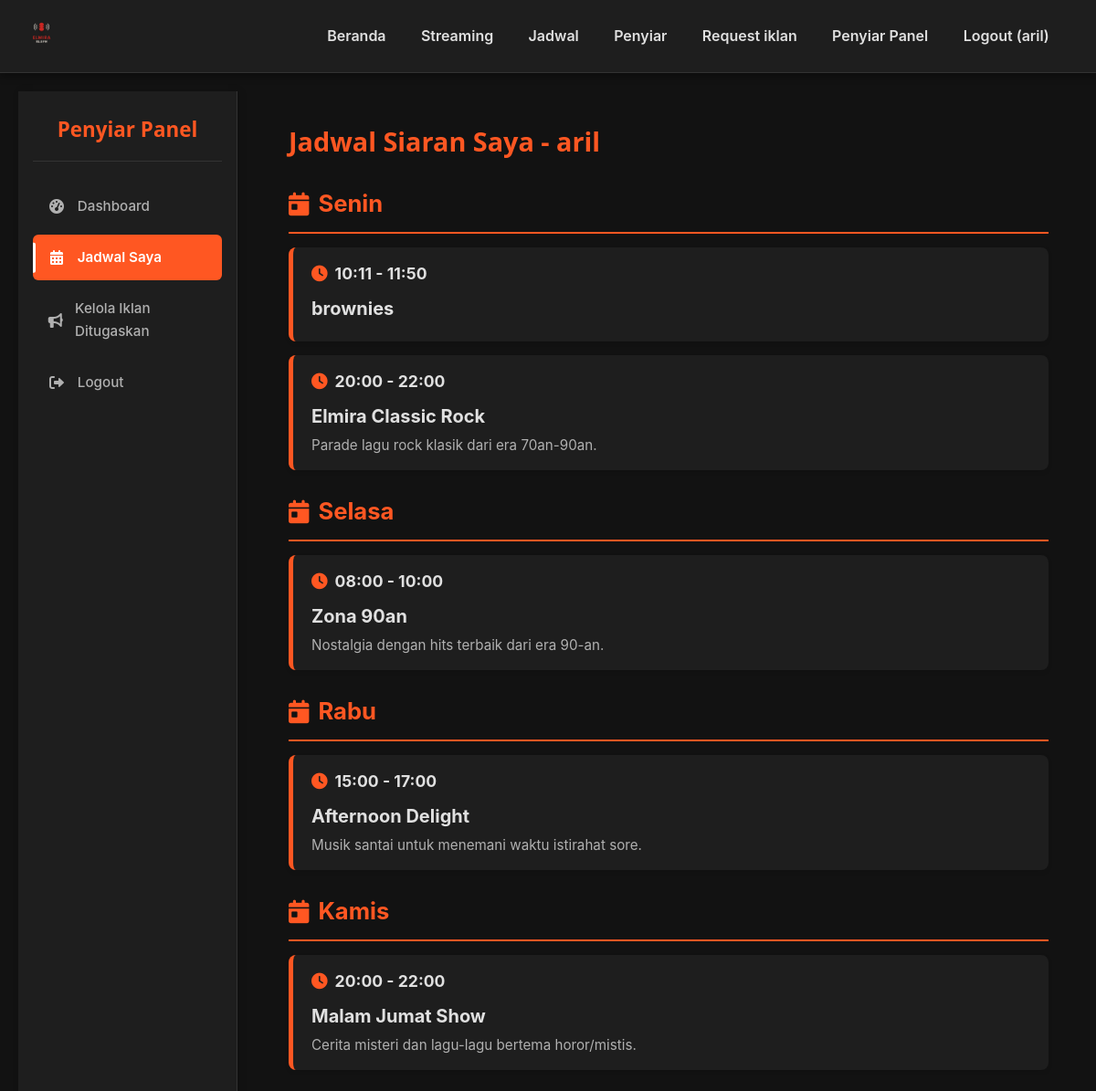
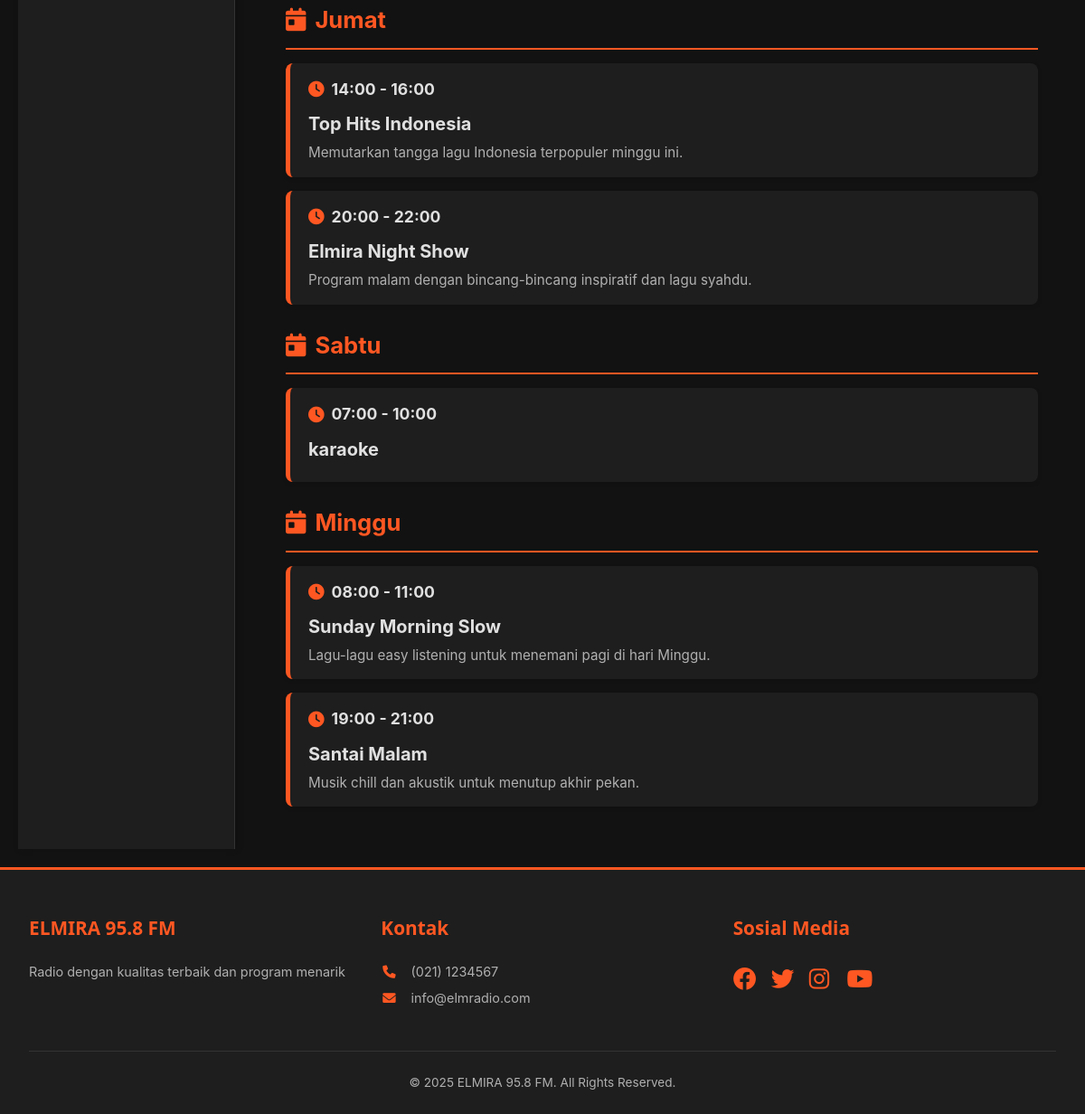
Screenshot of /penyiar/schedule.php (signed in) with the database file from the repository (2 pictures, top to bottom).
### tables this page shows
CREATE TABLE `programs` (
  `id` int(11) NOT NULL,
  `title` varchar(100) NOT NULL,
  `description` text DEFAULT NULL,
  `penyiar_id` int(11) DEFAULT NULL,
  `start_time` time NOT NULL,
  `end_time` time NOT NULL,
  `day_of_week` enum('Monday','Tuesday','Wednesday','Thursday','Friday','Saturday','Sunday') NOT NULL
);

### includes/config.php (called while the page is built, shortened)
<?php
if (!function_exists('getCurrentUsername')) {
    function getCurrentUsername() {
        return $_SESSION['username'] ?? null;
    }
}
?>

### penyiar/schedule.php (the view, shortened to what this page needs)
<?php
require_once '../includes/config.php';
$penyiar_id = getCurrentUserId();
$penyiar_username = getCurrentUsername();
$error_message = '';
$my_schedules = [];
$days_of_week_display_map = [
    'Monday' => 'Senin',
    'Tuesday' => 'Selasa',
    'Wednesday' => 'Rabu',
    'Thursday' => 'Kamis',
    'Friday' => 'Jumat',
    'Saturday' => 'Sabtu',
    'Sunday' => 'Minggu'
];
try {
    $stmt = $pdo->prepare(
        "SELECT * FROM programs
         WHERE penyiar_id = :penyiar_id
         ORDER BY
            FIELD(day_of_week, 'Monday', 'Tuesday', 'Wednesday', 'Thursday', 'Friday', 'Saturday', 'Sunday'),
            start_time ASC"
    );
    $stmt->execute([':penyiar_id' => $penyiar_id]);
    $my_schedules = $stmt->fetchAll();
} catch (PDOException $e) {
    $my_schedules = [];
    $error_message = "Gagal memuat jadwal Anda: " . $e->getMessage();
    error_log("Penyiar Schedule - Load Schedules Error: " . $e->getMessage());
}
include '../includes/header.php';
?>
<div class="penyiar-dashboard">
    <div class="sidebar">
        <h3>Penyiar Panel</h3>
<ul>
            <li><a href="<?php echo BASE_PATH_PREFIX; ?>/penyiar/dashboard.php"><i class="fas fa-tachometer-alt"></i> Dashboard</a></li>
            <li class="active"><a href="<?php echo BASE_PATH_PREFIX; ?>/penyiar/schedule.php"><i class="fas fa-calendar-alt"></i> Jadwal Saya</a></li>
            <li><a href="<?php echo BASE_PATH_PREFIX; ?>/penyiar/manage_ads.php"><i class="fas fa-bullhorn"></i> Kelola Iklan Ditugaskan</a></li>
            <li><a href="<?php echo BASE_PATH_PREFIX; ?>/includes/auth.php?action=logout"><i class="fas fa-sign-out-alt"></i> Logout</a></li>
        </ul>
    </div>
    <div class="main-content">
        <h2>Jadwal Siaran Saya - <?php echo htmlspecialchars($penyiar_username); ?></h2>
        <?php if (empty($my_schedules) && !$error_message): ?>
            <div class="card-bg" style="padding: 20px; border-radius: 8px; text-align: center;">
                <p>Anda belum memiliki jadwal program siaran yang ditetapkan.</p>
            </div>
        <?php elseif (!empty($my_schedules)): ?>
            <div class="schedule-grid-penyiar">
                <?php
                $current_day_group = '';
                foreach ($my_schedules as $program):
                    $display_day = $days_of_week_display_map[$program['day_of_week']] ?? $program['day_of_week'];
                    if ($program['day_of_week'] !== $current_day_group):
                        if ($current_day_group !== ''):
                            echo '</div>';
                        endif;
                        $current_day_group = $program['day_of_week'];
                ?>
                        <h3 class="schedule-day-header-penyiar" id="<?php echo strtolower($current_day_group); ?>">
                            <i class="fas fa-calendar-day"></i> <?php echo $display_day; ?>
                        </h3>
                        <div class="day-schedule-list"> <?php
                    endif;
                ?>
                            <div class="program-card-penyiar">
                                <div class="program-time-penyiar">
                                    <i class="fas fa-clock"></i> <?php echo date('H:i', strtotime($program['start_time'])) . ' - ' . date('H:i', strtotime($program['end_time'])); ?>
                                </div>
                                <div class="program-info-penyiar">
                                    <h4><?php echo htmlspecialchars($program['title']); ?></h4>
                                    <?php if(!empty($program['description'])): ?>
                                        <p class="program-desc-penyiar"><?php echo nl2br(htmlspecialchars($program['description'])); ?></p>
                                    <?php endif; ?>
                                </div>
                            </div>
                <?php
                endforeach;
                if ($current_day_group !== ''):
                    echo '</div>';
                endif;
                ?>
            </div>
        <?php endif;  ?>
    </div>
</div>
<?php include '../includes/footer.php'; ?>

### assets/css/style.css (style rules this page uses)
:root { --primary-color: #FF5722; --secondary-color: #121212; --accent-color-bright: #03DAC6; --accent-color-text: #FFFFFF; --text-color: #E0E0E0; --text-secondary: #B0B0B0; --card-bg: #1E1E1E; --hover-color: #282828; --focus-ring-color: rgba(255, 87, 34, 0.3); --border-color: #333333; --border-color-light: #444444; --hover-color-table: #2a2a2a; --error-color: #CF6679; --success-color: #66BB6A; --warning-color: #ffc107; --info-color: #17a2b8; --info-color-alt: #fd7e14; --cyan-color: #20c997; --blue-color: #007bff; --secondary-dark-color: #6c757d; --font-main: 'Inter', 'Segoe UI', 'Roboto', 'Helvetica Neue', sans-serif; --font-heading: 'Lexend Deca', 'Segoe UI', 'Roboto', sans-serif; --shadow-sm: 0 2px 4px rgba(0, 0, 0, 0.2); --shadow-md: 0 4px 8px rgba(0, 0, 0, 0.3); --shadow-lg: 0 8px 16px rgba(0, 0, 0, 0.4); --box-shadow-light: 0 1px 3px rgba(0,0,0,0.12), 0 1px 2px rgba(0,0,0,0.24); }
* { box-sizing: border-box; margin: 0; padding: 0; }
html { scroll-behavior: smooth; }
body { font-family: var(--font-main); background-color: var(--secondary-color); color: var(--text-color); line-height: 1.6; padding-top: 80px; display: flex; flex-direction: column; min-height: 100vh; }
.admin-dashboard, .penyiar-dashboard, .owner-dashboard { display: grid; grid-template-columns: 240px 1fr; gap: 1.5rem; width: 100%; flex-grow: 1; min-height: calc(100vh - 80px - 20px - 20px); }
.sidebar { background-color: var(--card-bg); padding: 1.5rem 1rem; box-shadow: 2px 0 8px rgba(0, 0, 0, 0.15); height: 100%; border-right: 1px solid var(--border-color); display: flex; flex-direction: column; }
.sidebar h3 { font-family: var(--font-heading); color: var(--primary-color); margin-bottom: 1.5rem; font-size: 1.4rem; text-align: center; padding-bottom: 1rem; border-bottom: 1px solid var(--border-color); }
.sidebar ul { list-style: none; padding-left: 0; flex-grow: 1; }
.sidebar li { margin-bottom: 0.4rem; }
.sidebar li a { display: flex; align-items: center; padding: 0.8rem 1rem; color: var(--text-secondary); text-decoration: none; border-radius: 6px; transition: all 0.25s ease; font-weight: 500; font-size: 0.95rem; position: relative; }
.sidebar li a::before { content: ''; position: absolute; left: 0; top: 50%; transform: translateY(-50%) scaleY(0); width: 3px; height: 65%; background-color: var(--primary-color); border-radius: 0 2px 2px 0; transition: transform 0.25s ease; }
.sidebar li a i { margin-right: 0.8rem; width: 20px; text-align: center; font-size: 1rem; color: var(--text-secondary); transition: color 0.25s ease; }
.sidebar li.active a { background-color: var(--primary-color); color: var(--accent-color-text); font-weight: 600; }
.sidebar li.active a::before { transform: translateY(-50%) scaleY(1); background-color: var(--accent-color-text); }
.sidebar li.active a i { color: var(--accent-color-text); }
.main-content { padding: 2rem; background-color: var(--secondary-color); height: 100%; overflow-y: auto; }
.main-content h2 { font-family: var(--font-heading); color: var(--primary-color); margin-bottom: 1.8rem; font-size: 1.8rem; }
.penyiar-dashboard .main-content h2 { color: var(--primary-color); margin-bottom: 1.5rem; }
.schedule-day-header-penyiar { color: var(--primary-color); margin-top: 2rem; margin-bottom: 1rem; padding-bottom: 0.8rem; border-bottom: 2px solid var(--primary-color); font-size: 1.5em; display: flex; align-items: center; }
.schedule-day-header-penyiar i { margin-right: 0.8rem; }
.program-card-penyiar { background-color: var(--card-bg); border-radius: 8px; padding: 1rem 1.25rem; margin-bottom: 1rem; box-shadow: var(--shadow-sm); border-left: 4px solid var(--primary-color); }
.program-time-penyiar { font-weight: bold; color: var(--accent-color-bright); font-size: 1.05em; margin-bottom: 0.5rem; display: flex; align-items: center; }
.program-time-penyiar i { margin-right: 0.5rem; color: var(--primary-color); }
.program-info-penyiar h4 { font-size: 1.2em; color: var(--text-color); margin-top: 0; margin-bottom: 0.3rem; }
.program-desc-penyiar { font-size: 0.9em; color: var(--text-secondary); line-height: 1.5; }

### rows the page displays
programs: day_of_week "Senin", start_time "10:11", end_time "11:50", title "brownies"
programs: start_time "20:00", end_time "22:00", title "Elmira Classic Rock", description "Parade lagu rock klasik dari era 70an-90an."
programs: day_of_week "Selasa", start_time "08:00", end_time "10:00", title "Zona 90an", description "Nostalgia dengan hits terbaik dari era 90-an."
programs: day_of_week "Rabu", start_time "15:00", end_time "17:00", title "Afternoon Delight", description "Musik santai untuk menemani waktu istirahat sore."
programs: day_of_week "Kamis", start_time "20:00", end_time "22:00", title "Malam Jumat Show", description "Cerita misteri dan lagu-lagu bertema horor/mistis."
programs: day_of_week "Jumat", start_time "14:00", end_time "16:00", title "Top Hits Indonesia", description "Memutarkan tangga lagu Indonesia terpopuler minggu ini."
programs: start_time "20:00", end_time "22:00", title "Elmira Night Show", description "Program malam dengan bincang-bincang inspiratif dan lagu syahdu."
programs: day_of_week "Sabtu", start_time "07:00", end_time "10:00", title "karaoke"
programs: day_of_week "Minggu", start_time "08:00", end_time "11:00", title "Sunday Morning Slow", description "Lagu-lagu easy listening untuk menemani pagi di hari Minggu."
programs: start_time "19:00", end_time "21:00", title "Santai Malam", description "Musik chill dan akustik untuk menutup akhir pekan."

### other values shown
$currentUsername "aril"
$penyiar_username "aril"
